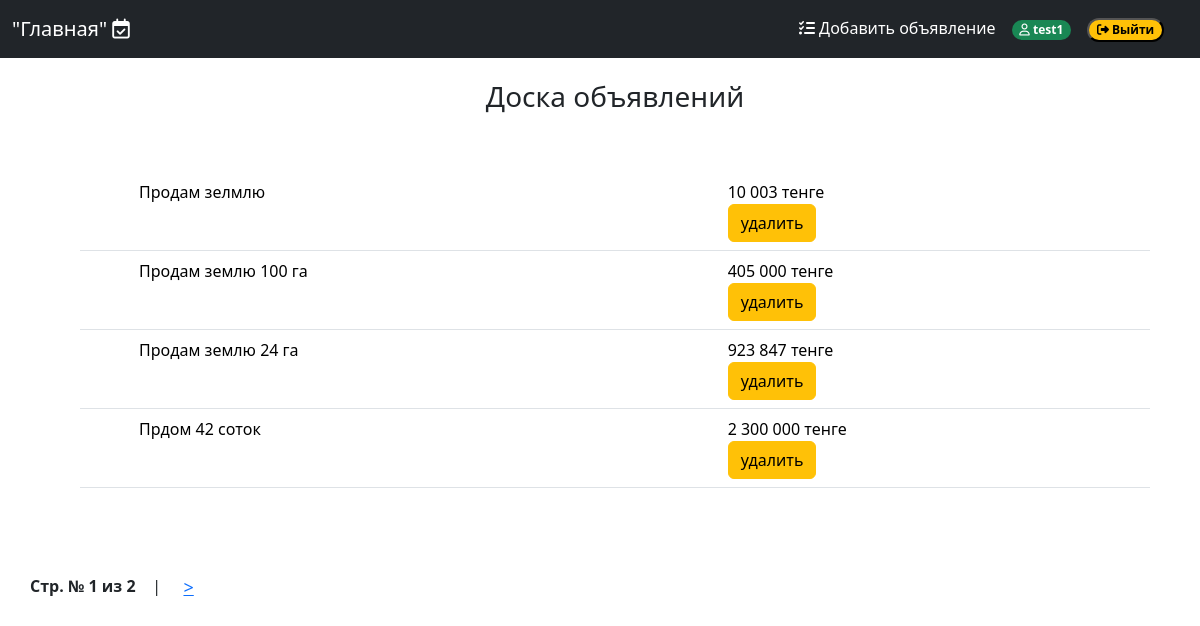
The app's page /rubric/10/ (signed in) with its own data.
### app/models.py (models this page shows, shortened)
class Post(models.Model):
    rubric = models.ForeignKey(Rubric, on_delete=models.PROTECT, verbose_name='Раздел')
    title = models.CharField(max_length=255, verbose_name='Заголовок')
    content = models.TextField(verbose_name='Описание')
    price = models.IntegerField(verbose_name='Цена')
    contact = models.TextField(verbose_name='Контакты')
    image = ThumbnailerImageField(verbose_name='Картинка', upload_to='posts', blank=True)
    created_at = models.DateTimeField(auto_now_add=True, verbose_name='Дата')
    author = models.ForeignKey(User, on_delete=models.CASCADE, verbose_name='Автор')

### app/views.py (the view)
# urls.py: path('rubric/<int:subrubric_pk>/', PostsView.as_view(), name='posts'),
class PostsView(View):
    def get(self, request, subrubric_pk):
        rubric = Rubric.objects.get(pk=subrubric_pk)
        posts = Post.objects.filter(rubric=rubric)
        paginator = Paginator(posts, 4)
        if 'page' in request.GET:
            page_num = request.GET['page']
        else:
            page_num = 1
        posts = paginator.get_page(page_num)
        context = {'page':posts}
        return render(request, 'posts.html', context)

### app/templatetags/custom_filters.py (called while the page is built)
@register.filter
def thousands_with_spaces(value):
    try:
        value = int(value) if isinstance(value, str) else value
        formatted_value = "{:,}".format(value).replace(",", " ")
        return formatted_value
    except (ValueError, TypeError):
        return value

### templates/posts.html (shortened to what this page needs)
{% extends "base.html" %}
{% load static %}
{% load custom_filters %}
{% block content %}
<h3 style="text-align: center;"> Доска объявлений </h3>
<div style="padding: 50px;">
    <table class="table">
        <tbody>
            {% for each in page %}
            <tr onclick="location.href='{% url 'post' subrubric_pk=each.rubric.pk post_pk=each.pk %}'" style="cursor: pointer;">
                <td> <img src="{{ each.image.lenta.url }}"> </td>
                <td> {{ each.title }} </td>
                <td> {{ each.price|thousands_with_spaces }} тенге <br> {% if each.author.username == request.user.username %}
                    <a href="{% url 'delete_post' subrubric_pk=each.rubric.pk post_pk=each.pk %}"  class="btn btn-warning"> удалить
                    </a> {% endif %} </td>
            </tr>
            {% endfor %}
        </tbody>
    </table>
</div>
<div class="pagination">
    <span class="current">Стр. № {{ page.number }} из {{ page.paginator.num_pages }}</span>
    {% if page.has_next %}
        &nbsp; &nbsp; | &nbsp;&nbsp;
        <a href="?page={{ page.next_page_number }}"> &gt; </a>
    {% endif %}
</div>
{% endblock %}

### templates/base.html (shortened to what this page needs)
{% load static %}
<!DOCTYPE html>
<html lang="en">
    <head>
        <link
        href="https://cdn.jsdelivr.net/npm/bootstrap@5.3.2/dist/css/bootstrap.min.css"
        rel="stylesheet"
        />
    </head>
    <body>
        <nav class="navbar navbar-expand-md navbar-dark fixed-top bg-dark">
            <div class="container-fluid">
                <a class="navbar-brand" href="{% url 'home' %}"> "Главная" <i class="fa-regular fa-calendar-check"></i></a>
                <div class="offcanvas offcanvas-end text-bg-dark" tabindex="-1" id="offcanvasNavbar2" aria-labelledby="offcanvasNavbar2Label">
                    <div class="offcanvas-body">
                        <ul class="navbar-nav justify-content-end flex-grow-1 pe-3">
                            {% if request.user.is_authenticated %}
                            <li class="nav-item">
                                <a class="nav-link active" aria-current="page" href="{% url 'add_post' %}"><i class="fa-solid fa-list-check"></i> Добавить объявление</a>
                            </li>
                            <li class="nav-item">
                                <span class="nav-link active" aria-current="page"><span class="badge text-bg-success rounded-pill" > <i class="fa-regular fa-user"></i>   {{ request.user.username }} </span></span>
                            </li>
                            <li class="nav-item">
                                <form method="post" action="{% url 'logout' %}">
                                    <span class="nav-link active" aria-current="page"><button type="submit" class="badge text-bg-warning rounded-pill"><i class="fa-solid fa-right-from-bracket"></i> Выйти</button></span>
                                </form>
                            </li>
                            {% endif %}
                        </ul>
                    </div>
                </div>
            </div>
        </nav>
    <div style="margin-top: 80px; margin-left:30px; margin-bottom: 40px;">
        {% block content %}
        {% endblock %}
    </div>
    </body>
</html>

### records on screen
Post: title "Продам зелмлю", price|thousands_with_spaces "10 003", shows "удалить"
Post: title "Продам землю 100 га", price|thousands_with_spaces "405 000", shows "удалить"
Post: title "Продам землю 24 га", price|thousands_with_spaces "923 847", shows "удалить"
Post: title "Прдом 42 соток", price|thousands_with_spaces "2 300 000", shows "удалить"

### other values on screen
{{ request.user.username }} "test1"
{{ page.number }} "1"
{{ page.paginator.num_pages }} "2"
